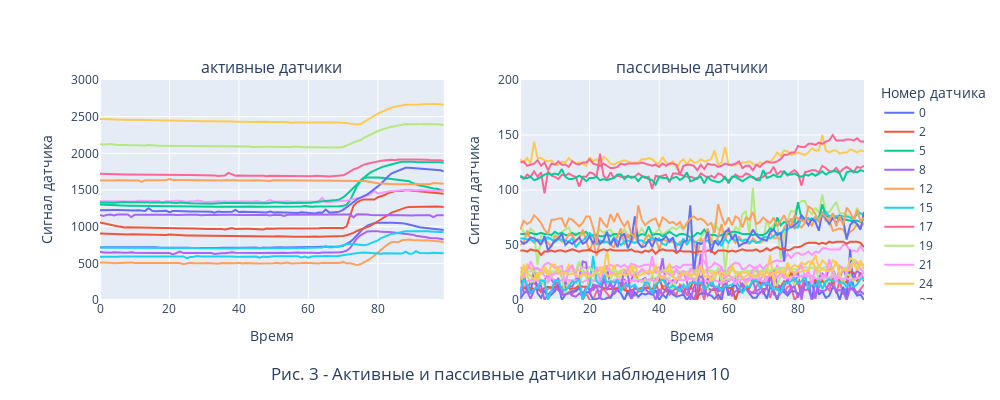

The notebook cell this image was saved under:
### Markdown cell above
На рис.2 изображена диаграмма изменения класса сигнала. В районе 50 временного промежутка видно изменение класса жеста. Сравнивая её с диаграммой сигналов датчиков (рис.1) мы видим, что на первой реакция датчиков происходит с запаздыванием (примерно на 70 временном интервале).

### Code cell
m.get_active_passive_sensors_plot(10, plot_counter = 3)
